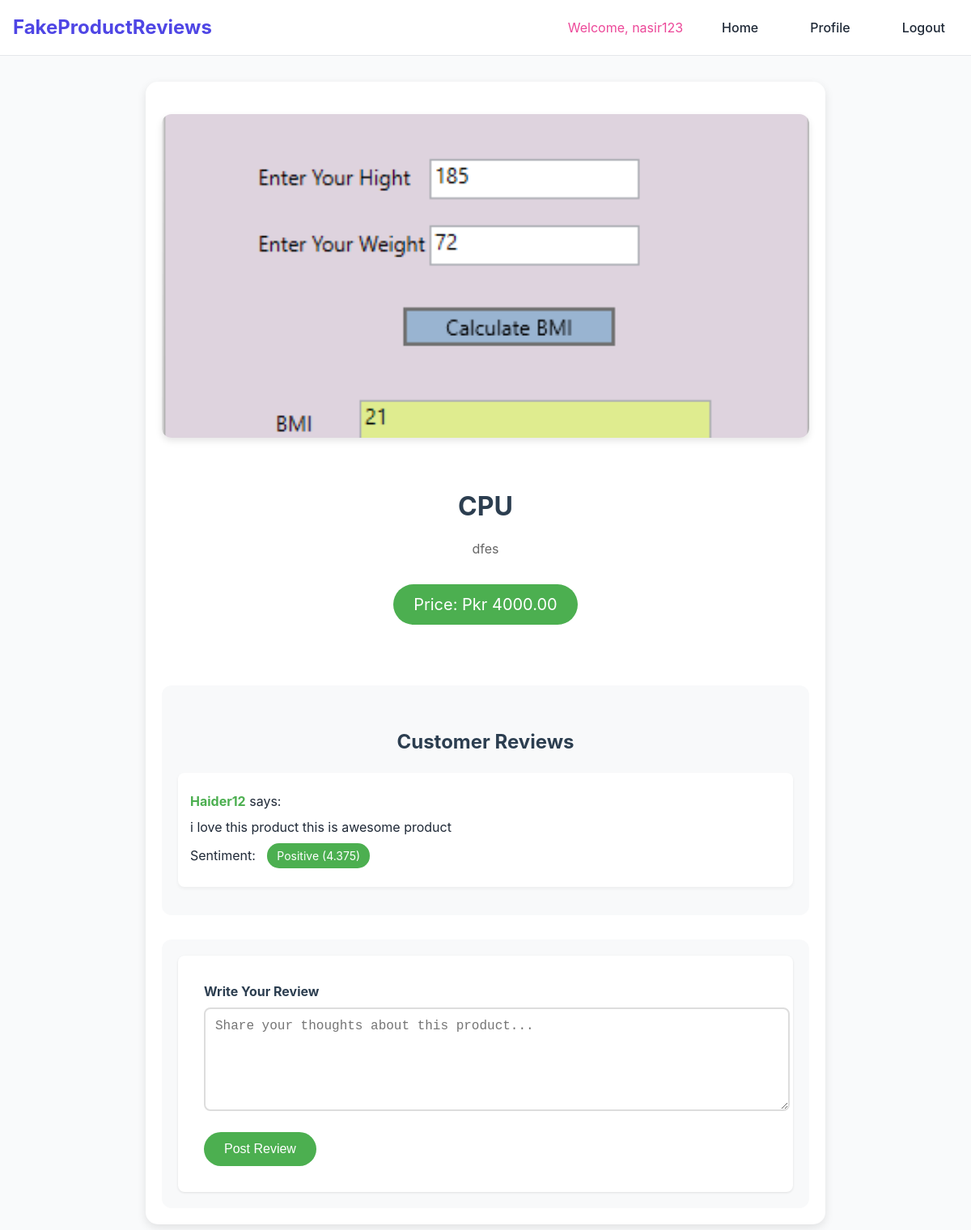
The page /product/2/ (signed in) on the database its author committed.
### myapp/models.py (models this page shows, shortened)
class Product(models.Model):
    productid = models.AutoField(primary_key=True)
    name = models.CharField(max_length=255)  # Renamed from title
    description = models.TextField()
    picture = models.ImageField(upload_to='product_images/', null=True, blank=True)  # New field
    price = models.DecimalField(max_digits=10, decimal_places=2)  # New field
    quantity = models.PositiveIntegerField()  # New field
    added_date = models.DateTimeField(default=timezone.now)

class Comment(models.Model):
    commentid = models.AutoField(primary_key=True)
    product = models.ForeignKey('Product', related_name='comments', on_delete=models.CASCADE)
    username = models.CharField(max_length=150)
    text = models.TextField()
    comment_date = models.DateTimeField(default=timezone.now)
    sentiment_score = models.FloatField(null=True, blank=True)
    sentiment_label = models.CharField(max_length=10, null=True, blank=True)
    ip_address = models.GenericIPAddressField(default='0.0.0.0')  # New field to track IP address

### myapp/views.py (the view, shortened to what this page needs)
# urls.py: path('product/<int:product_id>/', views.product_details, name='product_details'),
def product_details(request, product_id):
    product = get_object_or_404(Product, productid=product_id)
    username = request.session.get('username')
    if not username:
        return redirect('login')  # Redirect to login page if not logged in
    comments = product.comments.all()
    return render(request, 'product_details.html', {
        'username': username,
        'product': product,
        'comments': comments
    })

### templates/product_details.html (shortened to what this page needs)
{% extends "base.html" %}
{% block content %}
<div class="product-details">
    <div class="product-image">
        <img src="{{ product.picture.url }}" alt="{{ product.name }}" class="img-fluid">
    </div>
    <div class="product-info">
        <h1>{{ product.name }}</h1>
        <p>{{ product.description }}</p>
        <div class="price">Price: Pkr {{ product.price }}</div>
    </div>
    <div class="comments">
        <h4>Customer Reviews</h4>
        {% for comment in comments %}
        <div class="comment">
            <p><strong>{{ comment.username }}</strong> says:</p>
            <p>{{ comment.text }}</p>
            <p>
                Sentiment:
                <span class="sentiment
                    {% if comment.sentiment_label == 'Positive' %}sentiment-positive
                    {% elif comment.sentiment_label == 'Negative' %}sentiment-negative
                    {% else %}sentiment-neutral{% endif %}">
                    {{ comment.sentiment_label }} ({{ comment.sentiment_score }})
                </span>
            </p>
        </div>
        {% empty %}
        <p>No reviews yet. Be the first to share your thoughts!</p>
        {% endfor %}
    </div>
    {% if username %}
    <div class="comment-form">
        <form method="POST" action="{% url 'product_details' product.productid %}">
            <div class="form-group">
                <label for="text">Write Your Review</label>
                <textarea id="text" name="text" required placeholder="Share your thoughts about this product..."></textarea>
            </div>
            <button type="submit" class="btn-primary">Post Review</button>
        </form>
    </div>
    {% else %}
    <div class="login-message">
        <p>Want to share your thoughts? <a href="{% url 'login' %}">Log in</a> to post a review!</p>
    </div>
    {% endif %}
</div>
{% endblock %}

### templates/base.html (style rules this page uses)
:root { --primary-color: #4f46e5; --primary-hover: #4338ca; --success-color: #22c55e; --error-color: #ef4444; --warning-color: #f59e0b; --text-dark: #1f2937; --text-light: #6b7280; --background-light: #f9fafb; }
body { font-family: 'Inter', system-ui, -apple-system, sans-serif; margin: 0; padding: 0; background-color: var(--background-light); color: var(--text-dark); line-height: 1.5; }
form { background: white; padding: 2rem; border-radius: 0.5rem; box-shadow: 0 1px 3px rgba(0, 0, 0, 0.1); }
.form-group { margin-bottom: 1.5rem; }
label { display: block; margin-bottom: 0.5rem; font-weight: 500; color: var(--text-dark); }
input, textarea, select { width: 100%; padding: 0.75rem; border: 1px solid #e5e7eb; border-radius: 0.375rem; font-size: 1rem; transition: border-color 0.2s; }
button { background-color: var(--primary-color); color: white; padding: 0.75rem 1.5rem; border: none; border-radius: 0.375rem; font-weight: 500; cursor: pointer; transition: background-color 0.2s; }

### templates/product_details.html (style rules this page uses)
.product-details { max-width: 800px; margin: 30px auto; padding: 20px; background-color: white; border-radius: 15px; box-shadow: 0 4px 12px rgba(0,0,0,0.1); }
.product-image { width: 100%; height: 400px; overflow: hidden; border-radius: 12px; margin: 20px 0; box-shadow: 0 4px 8px rgba(0,0,0,0.1); }
.img-fluid { width: 100%; height: 100%; object-fit: cover; transition: transform 0.5s ease; }
.product-info { padding: 20px; text-align: center; }
.product-info h1 { color: #2c3e50; font-size: 32px; margin-bottom: 15px; }
.product-info p { color: #666; line-height: 1.6; margin-bottom: 15px; }
.price { background-color: #4CAF50; color: white; padding: 10px 25px; border-radius: 25px; display: inline-block; font-size: 20px; margin: 15px 0; }
.comments { margin-top: 40px; padding: 20px; background-color: #f8f9fa; border-radius: 12px; }
.comments h4 { color: #2c3e50; font-size: 24px; margin-bottom: 20px; text-align: center; }
.comment { background-color: white; padding: 15px; margin-bottom: 15px; border-radius: 8px; box-shadow: 0 2px 4px rgba(0,0,0,0.05); }
.comment p { margin: 8px 0; }
.comment strong { color: #4CAF50; }
.sentiment { display: inline-block; padding: 5px 12px; border-radius: 15px; font-size: 14px; margin-left: 10px; }
.sentiment-positive { background-color: #4CAF50; color: white; }
.comment-form { margin-top: 30px; padding: 20px; background-color: #f8f9fa; border-radius: 12px; }
.form-group { margin-bottom: 20px; }
label { display: block; color: #2c3e50; margin-bottom: 8px; font-weight: bold; }
textarea { width: 100%; padding: 12px; border: 2px solid #ddd; border-radius: 8px; min-height: 100px; font-size: 16px; }
.btn-primary { background-color: #4CAF50; color: white; padding: 12px 25px; border: none; border-radius: 25px; cursor: pointer; font-size: 16px; transition: background-color 0.3s ease; }

### rows shown on the page
Product: picture (picture), name "CPU", description "dfes", price "4000.00"
Comment: username "Haider12", text "i love this product this is awesome product", sentiment_label "Positive", sentiment_score "4.375"

### other values the page prints
{{ request.session.username }} "nasir123"
